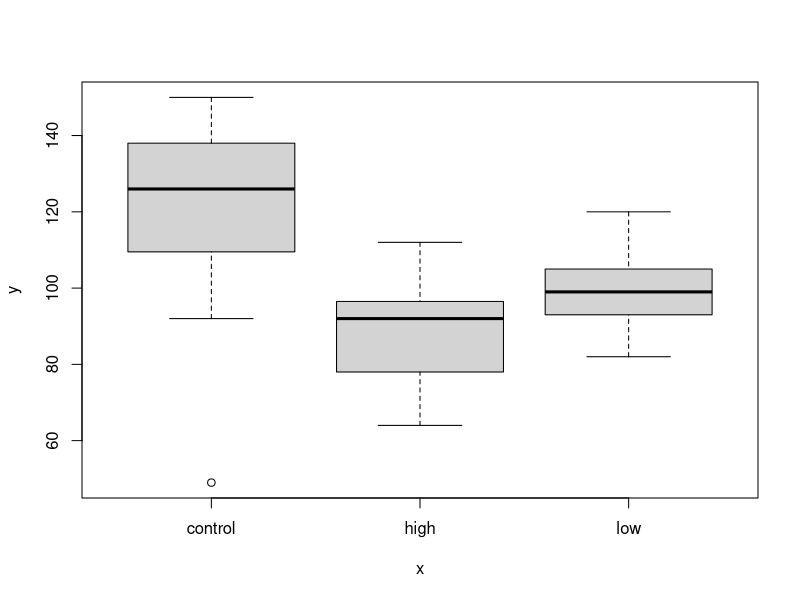
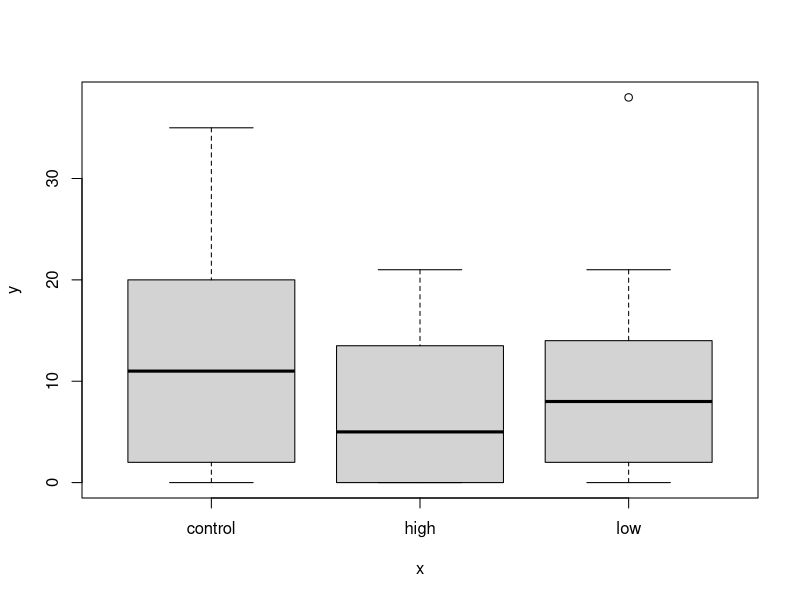
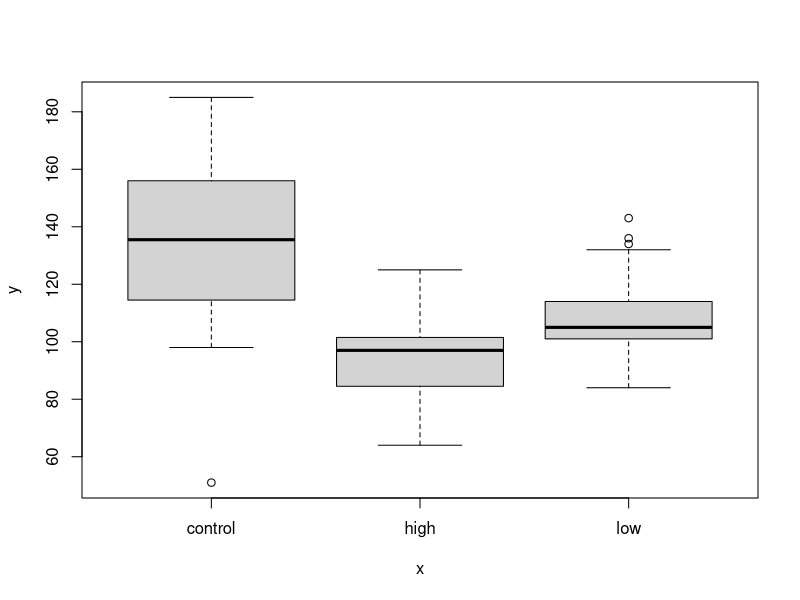
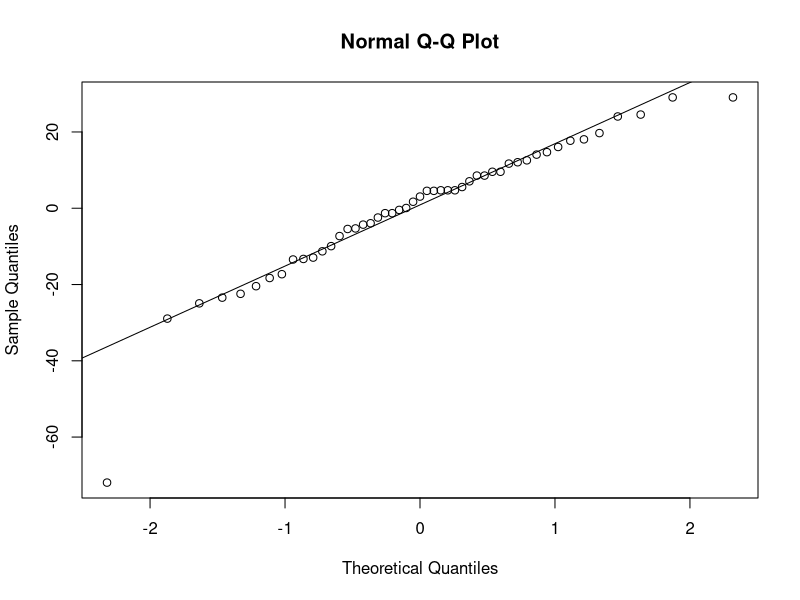
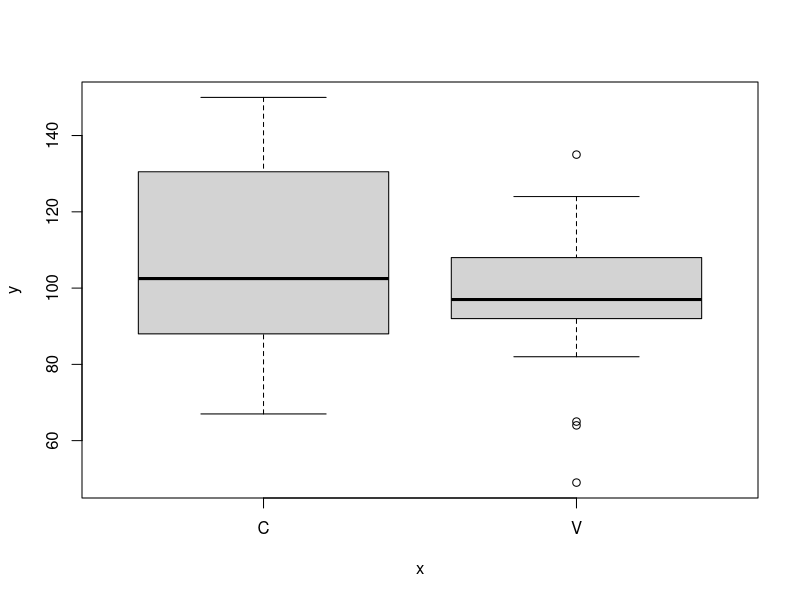
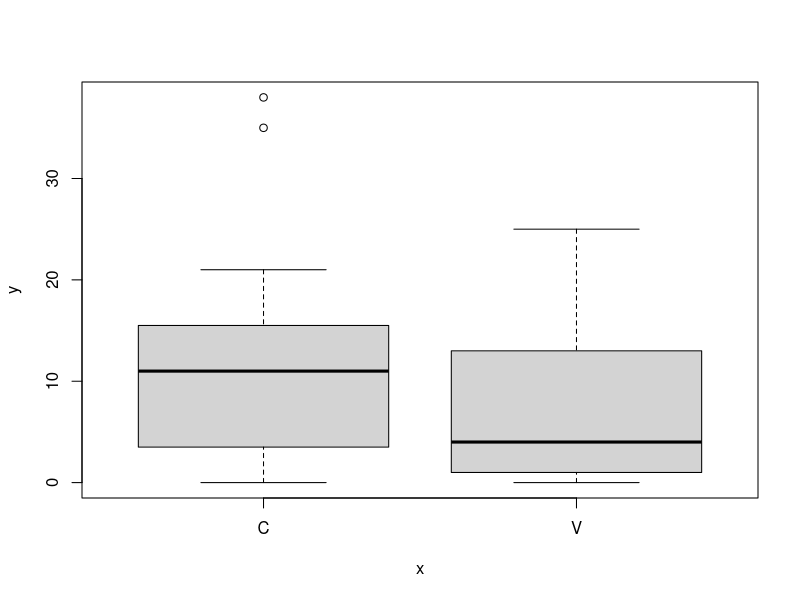
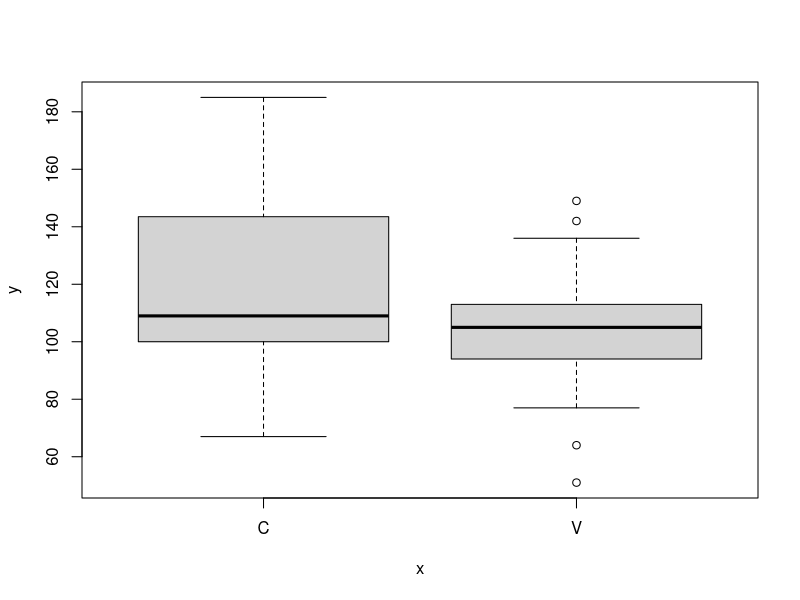
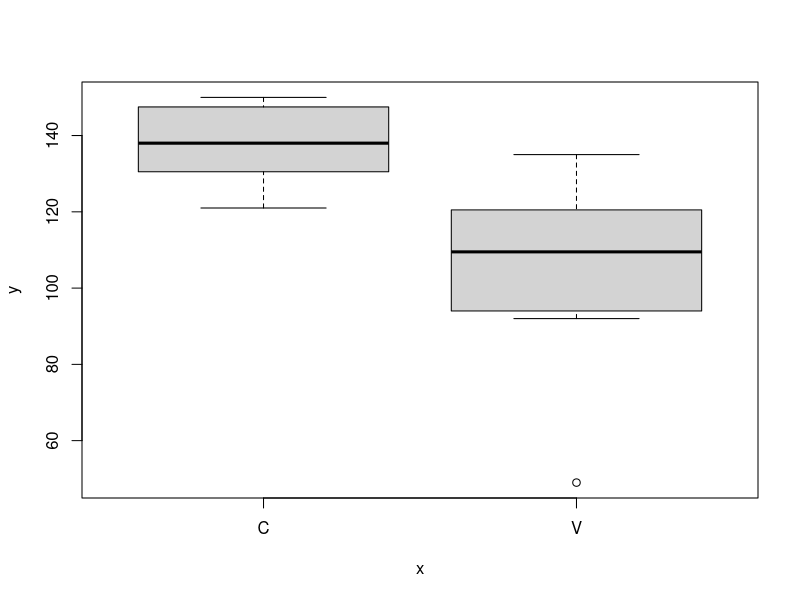

Reproduce these figures in R, in order.
#####################
##       ANV      ###
#####################

getwd()
setwd("H:/DS-Bees/R/ANV")

dat <- read.table("ANV_Y2_long.txt", header = TRUE)
dat <- read.table("first_look2.txt", header = TRUE)
names(dat)

dat$treat1 <- as.factor(dat$treat1)
dat$treat2 <- as.factor(dat$treat2)
dat$id <- as.factor(dat$id)

dat$workforce <- dat$pupae+dat$adults

lm <- dat

lm <- subset(dat, measurement == 21) #last measurement
complete.cases(lm)  #see which rows have NAs in it or are complete 
lm$eggs <- NULL  #remove an entire column
lm$larva <- NULL
lm <- na.omit(lm)
lm$treat1

control <- subset(lm, treat1=="control")
low <- subset(lm, treat1=="low")
high <- subset(lm, treat1=="high")


plot(lm$treat1, lm$adults)
plot(lm$treat1, lm$pupae)
plot(lm$treat1, lm$workforce)

m1 <- lm(adults ~ factor(treat1), dat=lm)
summary(m1)
qqnorm(resid(m1))  
qqline(resid(m1))

lm$treat1 <- relevel(lm$treat1, ref="low")


plot(lm$treat2, lm$adults)
plot(lm$treat2, lm$pupae)
plot(lm$treat2, lm$workforce)

plot(control$treat2, control$adults)
plot(low$treat2, low$adults)
plot(high$treat2, high$adults)

plot(control$treat2, control$pupae)
plot(low$treat2, low$pupae)
plot(high$treat2, high$pupae)





